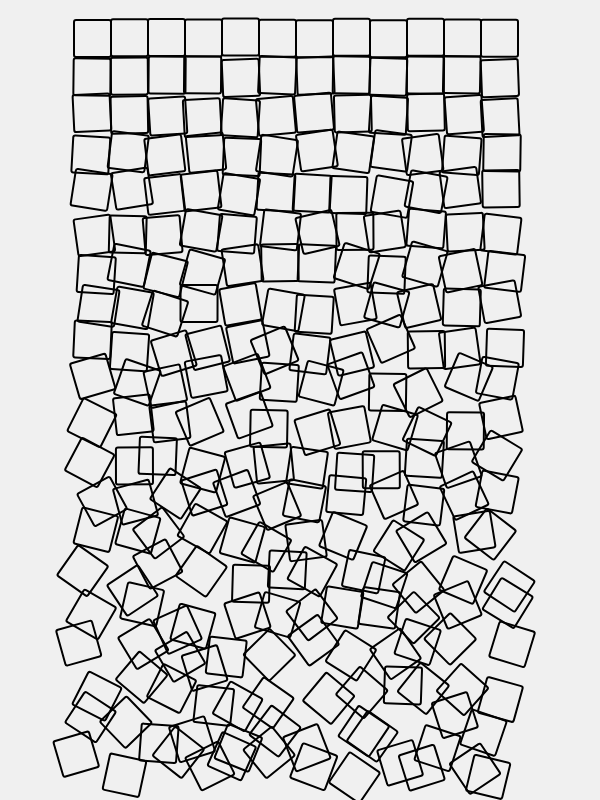
Frame 1 (no input)
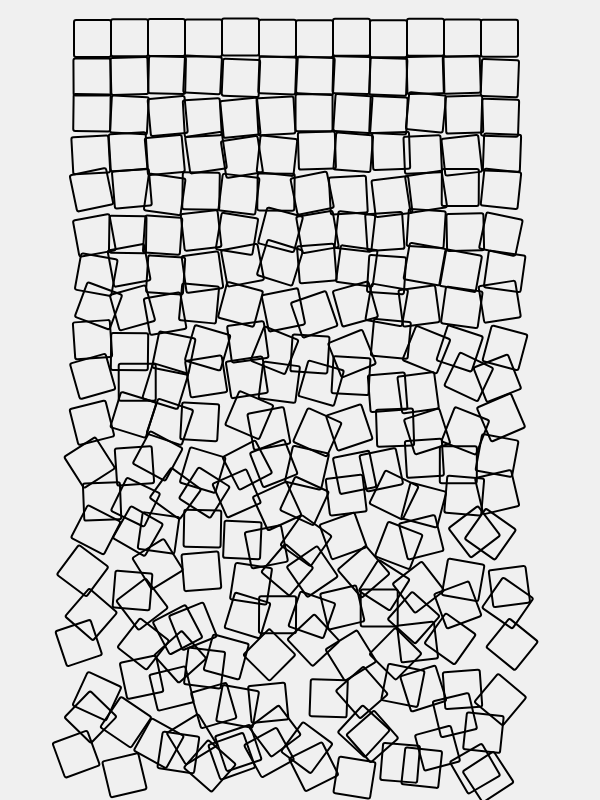
Frame 2 (the mouse pressed at the canvas centre, redrawn once)

The p5.js sketch that drew these frames (run headless with seeded random() and noise() and a simulated clock; the mouse was pressed at the canvas centre and the sketch redrawn once):

// p5.js sketch
// ── sketch.js
let w = 37;
let marginX = 2 * w;
let marginY = w / 2;
let cols, rows;
let boxes = [];

function setup() {
    createCanvas(600, 800);
    bg = color(240);
    background(bg);
    cols = floor((width - 2 * marginX) / w);
    rows = floor((height - 2 * marginY) / w);

    for (let j = 0; j < rows; j++) {
        for (let i = 0; i < cols; i++) {
            boxes.push(new Box(i, j, w));
        }
    }

    strokeWeight(2);
    noFill();
}

function draw() {
    background(bg);

    for (let j = 0; j < rows; j++) {
        for (let i = 0; i < cols; i++) {
            let index = i + j * cols;
            boxes[index].draw();
        }
    }

    noLoop();
}

// ── box.js
class Box {
    constructor(col, row, w) {
        this.w = w;
        this.col = col;
        this.row = row;
        this.x = marginX + this.col * this.w;
        this.y = marginY + this.row * this.w;
        this.r = 2;

        this.minPosOffY = map(this.row, 0, rows, 0, this.w / 3);
        this.maxPosOffY = map(this.row, 0, (3 * rows) / 2, 2, 2 * this.w);

        this.minPosOffX = 0;
        this.maxPosOffX = map(this.row, 0, 2 * rows, 0, this.w);

        this.positionOffsetY = random(this.minPosOffY, this.maxPosOffY);
        this.positionOffsetX = random(this.minPosOffX, this.maxPosOffX);

        this.y += this.positionOffsetY;
        this.x += pow(-1, floor(random(2))) * this.positionOffsetX;
    }

    draw() {
        push();
        translate(this.x + this.w / 2, this.y + this.w / 2);
        let rotationLim = map(this.row, 0, 2 * rows, 0, PI / 3);

        // Mapped rotation
        rotate(
            pow(-1, floor(random(2))) * map(this.row, 0, 3 * rows, 0, PI / 2)
        );
        // Random rotation
        rotate(random(-rotationLim, rotationLim));

        rectMode(CENTER);
        rect(0, 0, this.w, this.w, this.r);
        pop();
    }
}
